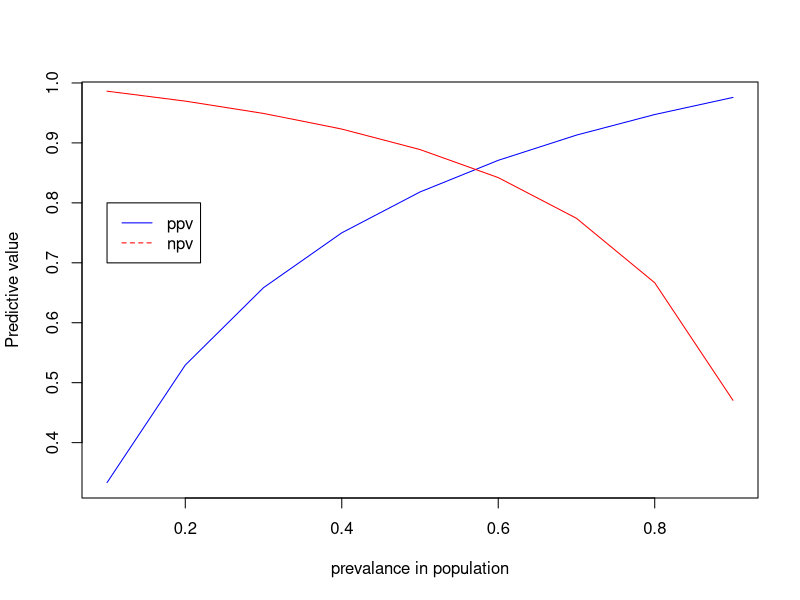

Recreate this plot in R.
## ---- chunk 1
knitr::opts_chunk$set(echo = TRUE)
## ---- chunk 2
sensitivity = 0.9
specificity = 0.8
prevalance_array=c(0.1,0.2,0.3,0.4,0.5,0.6,0.7,0.8,0.9)
ppv=c()
npv=c()
for (prevalance in prevalance_array){
  tp = sensitivity * prevalance
  fp = (1-specificity) * (1-prevalance)
  tn= (specificity) * (1-prevalance)
  fn= (1-sensitivity) * prevalance
  curr_ppv=tp/(tp+fp)
  curr_npv=tn/(tn+fn)
  
  ppv <- append(ppv,curr_ppv)
  npv <- append(npv,curr_npv)
}
ppv
npv
plot(prevalance_array,ppv,type="l",col="blue",ylab="Predictive value",xlab="prevalance in population")
lines(prevalance_array,npv,type="l",col="red")
legend(0.1,0.8,legend=c("ppv","npv"),col=c("blue","red"),lty=1:2)
